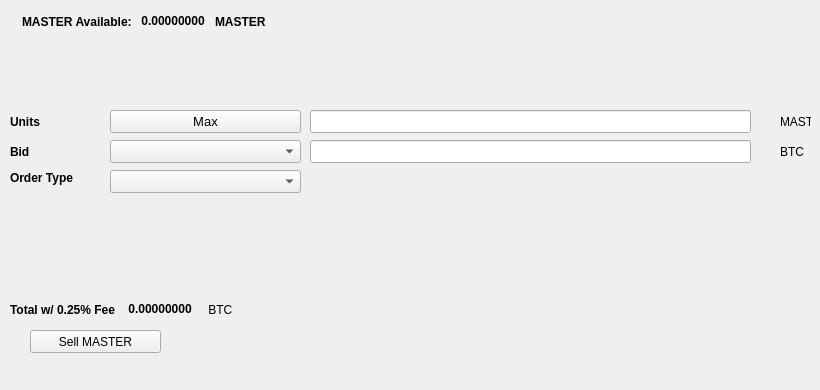
   <widget class="QWidget" name="SellTab">
    <attribute name="title">
     <string>Sell</string>
    </attribute>
    <widget class="QLabel" name="label_16">
     <property name="geometry">
      <rect>
       <x>780</x>
       <y>140</y>
       <width>31</width>
       <height>23</height>
      </rect>
     </property>
     <property name="text">
      <string>BTC</string>
     </property>
    </widget>
    <widget class="QComboBox" name="SellBidcomboBox">
     <property name="geometry">
      <rect>
       <x>110</x>
       <y>140</y>
       <width>191</width>
       <height>23</height>
      </rect>
     </property>
     <property name="font">
      <font>
       <pointsize>10</pointsize>
      </font>
     </property>
    </widget>
    <widget class="QLabel" name="label_18">
     <property name="geometry">
      <rect>
       <x>10</x>
       <y>110</y>
       <width>46</width>
       <height>23</height>
      </rect>
     </property>
     <property name="font">
      <font>
       <weight>75</weight>
       <bold>true</bold>
      </font>
     </property>
     <property name="text">
      <string>Units</string>
     </property>
    </widget>
    <widget class="QPushButton" name="Sell_Max_Amount">
     <property name="geometry">
      <rect>
       <x>110</x>
       <y>110</y>
       <width>191</width>
       <height>23</height>
      </rect>
     </property>
     <property name="font">
      <font>
       <pointsize>10</pointsize>
      </font>
     </property>
     <property name="text">
      <string>Max</string>
     </property>
    </widget>
    <widget class="QLabel" name="label_20">
     <property name="geometry">
      <rect>
       <x>10</x>
       <y>170</y>
       <width>91</width>
       <height>16</height>
      </rect>
     </property>
     <property name="font">
      <font>
       <weight>75</weight>
       <bold>true</bold>
      </font>
     </property>
     <property name="text">
      <string>Order Type</string>
     </property>
    </widget>
    <widget class="QComboBox" name="SellOrdertypeCombo">
     <property name="geometry">
      <rect>
       <x>110</x>
       <y>170</y>
       <width>191</width>
       <height>23</height>
      </rect>
     </property>
     <property name="font">
      <font>
       <pointsize>10</pointsize>
      </font>
     </property>
    </widget>
    <widget class="QLabel" name="label_21">
     <property name="geometry">
      <rect>
       <x>10</x>
       <y>140</y>
       <width>46</width>
       <height>23</height>
      </rect>
     </property>
     <property name="font">
      <font>
       <weight>75</weight>
       <bold>true</bold>
      </font>
     </property>
     <property name="text">
      <string>Bid</string>
     </property>
    </widget>
    <widget class="QLabel" name="label_22">
     <property name="geometry">
      <rect>
       <x>780</x>
       <y>110</y>
       <width>31</width>
       <height>23</height>
      </rect>
     </property>
     <property name="text">
      <string>MASTER</string>
     </property>
    </widget>
    <widget class="QLineEdit" name="UnitsInputMASTER">
     <property name="geometry">
      <rect>
       <x>310</x>
       <y>110</y>
       <width>441</width>
       <height>23</height>
      </rect>
     </property>
     <property name="font">
      <font>
       <pointsize>9</pointsize>
       <weight>75</weight>
       <bold>true</bold>
      </font>
     </property>
    </widget>
    <widget class="QLineEdit" name="SellBidPriceEdit">
     <property name="geometry">
      <rect>
       <x>310</x>
       <y>140</y>
       <width>441</width>
       <height>23</height>
      </rect>
     </property>
     <property name="font">
      <font>
       <pointsize>9</pointsize>
       <weight>75</weight>
       <bold>true</bold>
      </font>
     </property>
    </widget>
    <widget class="QPushButton" name="SellMASTERBTN">
     <property name="geometry">
      <rect>
       <x>30</x>
       <y>330</y>
       <width>131</width>
       <height>23</height>
      </rect>
     </property>
     <property name="text">
      <string>Sell MASTER</string>
     </property>
     <property name="icon">
      <iconset resource="../masterstake">
       <normaloff>:/icons/bitcoin</normaloff>:/icons/bitcoin</iconset>
     </property>
    </widget>
    <widget class="QWidget" name="layoutWidget3">
     <property name="geometry">
      <rect>
       <x>22</x>
       <y>12</y>
       <width>258</width>
       <height>19</height>
      </rect>
     </property>
     <layout class="QHBoxLayout" name="horizontalLayout">
      <item>
       <widget class="QLabel" name="label232_2">
        <property name="font">
         <font>
          <weight>75</weight>
          <bold>true</bold>
         </font>
        </property>
        <property name="text">
         <string>MASTER Available:</string>
        </property>
       </widget>
      </item>
      <item>
       <widget class="QLabel" name="MASTERAvailableLabel">
        <property name="palette">
         <palette>
          <active>
           <colorrole role="WindowText">
            <brush brushstyle="SolidPattern">
             <color alpha="255">
              <red>0</red>
              <green>0</green>
              <blue>0</blue>
             </color>
            </brush>
           </colorrole>
           <colorrole role="Button">
            <brush brushstyle="SolidPattern">
             <color alpha="255">
              <red>0</red>
              <green>170</green>
              <blue>0</blue>
             </color>
            </brush>
           </colorrole>
           <colorrole role="Light">
            <brush brushstyle="SolidPattern">
             <color alpha="255">
              <red>0</red>
              <green>255</green>
              <blue>0</blue>
             </color>
            </brush>
           </colorrole>
           <colorrole role="Midlight">
            <brush brushstyle="SolidPattern">
             <color alpha="255">
              <red>0</red>
              <green>212</green>
              <blue>0</blue>
             </color>
            </brush>
           </colorrole>
           <colorrole role="Dark">
            <brush brushstyle="SolidPattern">
             <color alpha="255">
              <red>0</red>
              <green>85</green>
              <blue>0</blue>
             </color>
            </brush>
           </colorrole>
           <colorrole role="Mid">
            <brush brushstyle="SolidPattern">
             <color alpha="255">
              <red>0</red>
              <green>113</green>
              <blue>0</blue>
             </color>
            </brush>
           </colorrole>
           <colorrole role="Text">
            <brush brushstyle="SolidPattern">
             <color alpha="255">
              <red>0</red>
              <green>170</green>
              <blue>0</blue>
             </color>
            </brush>
           </colorrole>
           <colorrole role="BrightText">
            <brush brushstyle="SolidPattern">
             <color alpha="255">
              <red>255</red>
              <green>255</green>
              <blue>255</blue>
             </color>
            </brush>
           </colorrole>
           <colorrole role="ButtonText">
            <brush brushstyle="SolidPattern">
             <color alpha="255">
              <red>0</red>
              <green>0</green>
              <blue>0</blue>
             </color>
            </brush>
           </colorrole>
           <colorrole role="Base">
            <brush brushstyle="SolidPattern">
             <color alpha="255">
              <red>255</red>
              <green>255</green>
              <blue>255</blue>
             </color>
            </brush>
           </colorrole>
           <colorrole role="Window">
            <brush brushstyle="SolidPattern">
             <color alpha="255">
              <red>0</red>
              <green>170</green>
              <blue>0</blue>
             </color>
            </brush>
           </colorrole>
           <colorrole role="Shadow">
            <brush brushstyle="SolidPattern">
             <color alpha="255">
              <red>0</red>
              <green>0</green>
              <blue>0</blue>
             </color>
            </brush>
           </colorrole>
           <colorrole role="AlternateBase">
            <brush brushstyle="SolidPattern">
             <color alpha="255">
              <red>127</red>
              <green>212</green>
              <blue>127</blue>
             </color>
            </brush>
           </colorrole>
           <colorrole role="ToolTipBase">
            <brush brushstyle="SolidPattern">
             <color alpha="255">
              <red>255</red>
              <green>255</green>
              <blue>220</blue>
             </color>
            </brush>
           </colorrole>
           <colorrole role="ToolTipText">
            <brush brushstyle="SolidPattern">
             <color alpha="255">
              <red>0</red>
              <green>0</green>
              <blue>0</blue>
             </color>
            </brush>
           </colorrole>
          </active>
          <inactive>
           <colorrole role="WindowText">
            <brush brushstyle="SolidPattern">
             <color alpha="255">
              <red>0</red>
              <green>0</green>
              <blue>0</blue>
             </color>
            </brush>
           </colorrole>
           <colorrole role="Button">
            <brush brushstyle="SolidPattern">
             <color alpha="255">
              <red>0</red>
              <green>170</green>
              <blue>0</blue>
             </color>
            </brush>
           </colorrole>
           <colorrole role="Light">
            <brush brushstyle="SolidPattern">
             <color alpha="255">
              <red>0</red>
              <green>255</green>
              <blue>0</blue>
             </color>
            </brush>
           </colorrole>
           <colorrole role="Midlight">
            <brush brushstyle="SolidPattern">
             <color alpha="255">
              <red>0</red>
              <green>212</green>
              <blue>0</blue>
             </color>
            </brush>
           </colorrole>
           <colorrole role="Dark">
            <brush brushstyle="SolidPattern">
             <color alpha="255">
              <red>0</red>
              <green>85</green>
              <blue>0</blue>
             </color>
            </brush>
           </colorrole>
           <colorrole role="Mid">
            <brush brushstyle="SolidPattern">
             <color alpha="255">
              <red>0</red>
              <green>113</green>
              <blue>0</blue>
             </color>
            </brush>
           </colorrole>
           <colorrole role="Text">
            <brush brushstyle="SolidPattern">
             <color alpha="255">
              <red>0</red>
              <green>170</green>
              <blue>0</blue>
             </color>
            </brush>
           </colorrole>
           <colorrole role="BrightText">
            <brush brushstyle="SolidPattern">
             <color alpha="255">
              <red>255</red>
              <green>255</green>
              <blue>255</blue>
             </color>
            </brush>
           </colorrole>
           <colorrole role="ButtonText">
            <brush brushstyle="SolidPattern">
             <color alpha="255">
              <red>0</red>
              <green>0</green>
              <blue>0</blue>
             </color>
            </brush>
           </colorrole>
           <colorrole role="Base">
            <brush brushstyle="SolidPattern">
             <color alpha="255">
              <red>255</red>
              <green>255</green>
              <blue>255</blue>
             </color>
            </brush>
           </colorrole>
           <colorrole role="Window">
            <brush brushstyle="SolidPattern">
             <color alpha="255">
              <red>0</red>
              <green>170</green>
              <blue>0</blue>
             </color>
            </brush>
           </colorrole>
           <colorrole role="Shadow">
            <brush brushstyle="SolidPattern">
             <color alpha="255">
              <red>0</red>
              <green>0</green>
              <blue>0</blue>
             </color>
            </brush>
           </colorrole>
           <colorrole role="AlternateBase">
            <brush brushstyle="SolidPattern">
             <color alpha="255">
              <red>127</red>
              <green>212</green>
              <blue>127</blue>
             </color>
            </brush>
           </colorrole>
           <colorrole role="ToolTipBase">
            <brush brushstyle="SolidPattern">
             <color alpha="255">
              <red>255</red>
              <green>255</green>
              <blue>220</blue>
             </color>
            </brush>
           </colorrole>
           <colorrole role="ToolTipText">
            <brush brushstyle="SolidPattern">
             <color alpha="255">
              <red>0</red>
              <green>0</green>
              <blue>0</blue>
             </color>
            </brush>
           </colorrole>
          </inactive>
          <disabled>
           <colorrole role="WindowText">
            <brush brushstyle="SolidPattern">
             <color alpha="255">
              <red>0</red>
              <green>85</green>
              <blue>0</blue>
             </color>
            </brush>
           </colorrole>
           <colorrole role="Button">
            <brush brushstyle="SolidPattern">
             <color alpha="255">
              <red>0</red>
              <green>170</green>
              <blue>0</blue>
             </color>
            </brush>
           </colorrole>
           <colorrole role="Light">
            <brush brushstyle="SolidPattern">
             <color alpha="255">
              <red>0</red>
              <green>255</green>
              <blue>0</blue>
             </color>
            </brush>
           </colorrole>
           <colorrole role="Midlight">
            <brush brushstyle="SolidPattern">
             <color alpha="255">
              <red>0</red>
              <green>212</green>
              <blue>0</blue>
             </color>
            </brush>
           </colorrole>
           <colorrole role="Dark">
            <brush brushstyle="SolidPattern">
             <color alpha="255">
              <red>0</red>
              <green>85</green>
              <blue>0</blue>
             </color>
            </brush>
           </colorrole>
           <colorrole role="Mid">
            <brush brushstyle="SolidPattern">
             <color alpha="255">
              <red>0</red>
              <green>113</green>
              <blue>0</blue>
             </color>
            </brush>
           </colorrole>
           <colorrole role="Text">
            <brush brushstyle="SolidPattern">
             <color alpha="255">
              <red>0</red>
              <green>85</green>
              <blue>0</blue>
             </color>
            </brush>
           </colorrole>
           <colorrole role="BrightText">
            <brush brushstyle="SolidPattern">
             <color alpha="255">
              <red>255</red>
              <green>255</green>
              <blue>255</blue>
             </color>
            </brush>
           </colorrole>
           <colorrole role="ButtonText">
            <brush brushstyle="SolidPattern">
             <color alpha="255">
              <red>0</red>
              <green>85</green>
              <blue>0</blue>
             </color>
            </brush>
           </colorrole>
           <colorrole role="Base">
            <brush brushstyle="SolidPattern">
             <color alpha="255">
              <red>0</red>
              <green>170</green>
              <blue>0</blue>
             </color>
            </brush>
           </colorrole>
           <colorrole role="Window">
            <brush brushstyle="SolidPattern">
             <color alpha="255">
              <red>0</red>
              <green>170</green>
              <blue>0</blue>
             </color>
            </brush>
           </colorrole>
           <colorrole role="Shadow">
            <brush brushstyle="SolidPattern">
             <color alpha="255">
              <red>0</red>
              <green>0</green>
              <blue>0</blue>
             </color>
            </brush>
           </colorrole>
           <colorrole role="AlternateBase">
            <brush brushstyle="SolidPattern">
             <color alpha="255">
              <red>0</red>
              <green>170</green>
              <blue>0</blue>
             </color>
            </brush>
           </colorrole>
           <colorrole role="ToolTipBase">
            <brush brushstyle="SolidPattern">
             <color alpha="255">
              <red>255</red>
              <green>255</green>
              <blue>220</blue>
             </color>
            </brush>
           </colorrole>
           <colorrole role="ToolTipText">
            <brush brushstyle="SolidPattern">
             <color alpha="255">
              <red>0</red>
              <green>0</green>
              <blue>0</blue>
             </color>
            </brush>
           </colorrole>
          </disabled>
         </palette>
        </property>
        <property name="font">
         <font>
          <weight>75</weight>
          <bold>true</bold>
         </font>
        </property>
        <property name="text">
         <string> 0.00000000 </string>
        </property>
        <property name="textInteractionFlags">
         <set>Qt::LinksAccessibleByMouse|Qt::TextSelectableByKeyboard|Qt::TextSelectableByMouse</set>
        </property>
       </widget>
      </item>
      <item>
       <widget class="QLabel" name="labelMASTER">
        <property name="font">
         <font>
          <weight>75</weight>
          <bold>true</bold>
         </font>
        </property>
        <property name="text">
         <string>MASTER</string>
        </property>
       </widget>
      </item>
     </layout>
    </widget>
    <widget class="QWidget" name="layoutWidget">
     <property name="geometry">
      <rect>
       <x>10</x>
       <y>300</y>
       <width>268</width>
       <height>19</height>
      </rect>
     </property>
     <layout class="QHBoxLayout" name="horizontalLayout_2">
      <item>
       <widget class="QLabel" name="label_19">
        <property name="font">
         <font>
          <weight>75</weight>
          <bold>true</bold>
         </font>
        </property>
        <property name="text">
         <string>Total w/ 0.25% Fee </string>
        </property>
       </widget>
      </item>
      <item>
       <widget class="QLabel" name="SellCostLabel">
        <property name="palette">
         <palette>
          <active>
           <colorrole role="WindowText">
            <brush brushstyle="SolidPattern">
             <color alpha="255">
              <red>0</red>
              <green>0</green>
              <blue>0</blue>
             </color>
            </brush>
           </colorrole>
           <colorrole role="Button">
            <brush brushstyle="SolidPattern">
             <color alpha="255">
              <red>0</red>
              <green>170</green>
              <blue>0</blue>
             </color>
            </brush>
           </colorrole>
           <colorrole role="Light">
            <brush brushstyle="SolidPattern">
             <color alpha="255">
              <red>0</red>
              <green>255</green>
              <blue>0</blue>
             </color>
            </brush>
           </colorrole>
           <colorrole role="Midlight">
            <brush brushstyle="SolidPattern">
             <color alpha="255">
              <red>0</red>
              <green>212</green>
              <blue>0</blue>
             </color>
            </brush>
           </colorrole>
           <colorrole role="Dark">
            <brush brushstyle="SolidPattern">
             <color alpha="255">
              <red>0</red>
              <green>85</green>
              <blue>0</blue>
             </color>
            </brush>
           </colorrole>
           <colorrole role="Mid">
            <brush brushstyle="SolidPattern">
             <color alpha="255">
              <red>0</red>
              <green>113</green>
              <blue>0</blue>
             </color>
            </brush>
           </colorrole>
           <colorrole role="Text">
            <brush brushstyle="SolidPattern">
             <color alpha="255">
              <red>0</red>
              <green>170</green>
              <blue>0</blue>
             </color>
            </brush>
           </colorrole>
           <colorrole role="BrightText">
            <brush brushstyle="SolidPattern">
             <color alpha="255">
              <red>255</red>
              <green>255</green>
              <blue>255</blue>
             </color>
            </brush>
           </colorrole>
           <colorrole role="ButtonText">
            <brush brushstyle="SolidPattern">
             <color alpha="255">
              <red>0</red>
              <green>0</green>
              <blue>0</blue>
             </color>
            </brush>
           </colorrole>
           <colorrole role="Base">
            <brush brushstyle="SolidPattern">
             <color alpha="255">
              <red>255</red>
              <green>255</green>
              <blue>255</blue>
             </color>
            </brush>
           </colorrole>
           <colorrole role="Window">
            <brush brushstyle="SolidPattern">
             <color alpha="255">
              <red>0</red>
              <green>170</green>
              <blue>0</blue>
             </color>
            </brush>
           </colorrole>
           <colorrole role="Shadow">
            <brush brushstyle="SolidPattern">
             <color alpha="255">
              <red>0</red>
              <green>0</green>
              <blue>0</blue>
             </color>
            </brush>
           </colorrole>
           <colorrole role="AlternateBase">
            <brush brushstyle="SolidPattern">
             <color alpha="255">
              <red>127</red>
              <green>212</green>
              <blue>127</blue>
             </color>
            </brush>
           </colorrole>
           <colorrole role="ToolTipBase">
            <brush brushstyle="SolidPattern">
             <color alpha="255">
              <red>255</red>
              <green>255</green>
              <blue>220</blue>
             </color>
            </brush>
           </colorrole>
           <colorrole role="ToolTipText">
            <brush brushstyle="SolidPattern">
             <color alpha="255">
              <red>0</red>
              <green>0</green>
              <blue>0</blue>
             </color>
            </brush>
           </colorrole>
          </active>
          <inactive>
           <colorrole role="WindowText">
            <brush brushstyle="SolidPattern">
             <color alpha="255">
              <red>0</red>
              <green>0</green>
              <blue>0</blue>
             </color>
            </brush>
           </colorrole>
           <colorrole role="Button">
            <brush brushstyle="SolidPattern">
             <color alpha="255">
              <red>0</red>
              <green>170</green>
              <blue>0</blue>
             </color>
            </brush>
           </colorrole>
           <colorrole role="Light">
            <brush brushstyle="SolidPattern">
             <color alpha="255">
              <red>0</red>
              <green>255</green>
              <blue>0</blue>
             </color>
            </brush>
           </colorrole>
           <colorrole role="Midlight">
            <brush brushstyle="SolidPattern">
             <color alpha="255">
              <red>0</red>
              <green>212</green>
              <blue>0</blue>
             </color>
            </brush>
           </colorrole>
           <colorrole role="Dark">
            <brush brushstyle="SolidPattern">
             <color alpha="255">
              <red>0</red>
              <green>85</green>
              <blue>0</blue>
             </color>
            </brush>
           </colorrole>
           <colorrole role="Mid">
            <brush brushstyle="SolidPattern">
             <color alpha="255">
              <red>0</red>
              <green>113</green>
              <blue>0</blue>
             </color>
            </brush>
           </colorrole>
           <colorrole role="Text">
            <brush brushstyle="SolidPattern">
             <color alpha="255">
              <red>0</red>
              <green>170</green>
              <blue>0</blue>
             </color>
            </brush>
           </colorrole>
           <colorrole role="BrightText">
            <brush brushstyle="SolidPattern">
             <color alpha="255">
              <red>255</red>
              <green>255</green>
              <blue>255</blue>
             </color>
            </brush>
           </colorrole>
           <colorrole role="ButtonText">
            <brush brushstyle="SolidPattern">
             <color alpha="255">
              <red>0</red>
              <green>0</green>
              <blue>0</blue>
             </color>
            </brush>
           </colorrole>
           <colorrole role="Base">
            <brush brushstyle="SolidPattern">
             <color alpha="255">
              <red>255</red>
              <green>255</green>
              <blue>255</blue>
             </color>
            </brush>
           </colorrole>
           <colorrole role="Window">
            <brush brushstyle="SolidPattern">
             <color alpha="255">
              <red>0</red>
              <green>170</green>
              <blue>0</blue>
             </color>
            </brush>
           </colorrole>
           <colorrole role="Shadow">
            <brush brushstyle="SolidPattern">
             <color alpha="255">
              <red>0</red>
              <green>0</green>
              <blue>0</blue>
             </color>
            </brush>
           </colorrole>
           <colorrole role="AlternateBase">
            <brush brushstyle="SolidPattern">
             <color alpha="255">
              <red>127</red>
              <green>212</green>
              <blue>127</blue>
             </color>
            </brush>
           </colorrole>
           <colorrole role="ToolTipBase">
            <brush brushstyle="SolidPattern">
             <color alpha="255">
              <red>255</red>
              <green>255</green>
              <blue>220</blue>
             </color>
            </brush>
           </colorrole>
           <colorrole role="ToolTipText">
            <brush brushstyle="SolidPattern">
             <color alpha="255">
              <red>0</red>
              <green>0</green>
              <blue>0</blue>
             </color>
            </brush>
           </colorrole>
          </inactive>
          <disabled>
           <colorrole role="WindowText">
            <brush brushstyle="SolidPattern">
             <color alpha="255">
              <red>0</red>
              <green>85</green>
              <blue>0</blue>
             </color>
            </brush>
           </colorrole>
           <colorrole role="Button">
            <brush brushstyle="SolidPattern">
             <color alpha="255">
              <red>0</red>
              <green>170</green>
              <blue>0</blue>
             </color>
            </brush>
           </colorrole>
           <colorrole role="Light">
            <brush brushstyle="SolidPattern">
             <color alpha="255">
              <red>0</red>
              <green>255</green>
              <blue>0</blue>
             </color>
            </brush>
           </colorrole>
           <colorrole role="Midlight">
            <brush brushstyle="SolidPattern">
             <color alpha="255">
              <red>0</red>
              <green>212</green>
              <blue>0</blue>
             </color>
            </brush>
           </colorrole>
           <colorrole role="Dark">
            <brush brushstyle="SolidPattern">
             <color alpha="255">
              <red>0</red>
              <green>85</green>
              <blue>0</blue>
             </color>
            </brush>
           </colorrole>
           <colorrole role="Mid">
            <brush brushstyle="SolidPattern">
             <color alpha="255">
              <red>0</red>
              <green>113</green>
              <blue>0</blue>
             </color>
            </brush>
           </colorrole>
           <colorrole role="Text">
            <brush brushstyle="SolidPattern">
             <color alpha="255">
              <red>0</red>
              <green>85</green>
              <blue>0</blue>
             </color>
            </brush>
           </colorrole>
           <colorrole role="BrightText">
            <brush brushstyle="SolidPattern">
             <color alpha="255">
              <red>255</red>
              <green>255</green>
              <blue>255</blue>
             </color>
            </brush>
           </colorrole>
           <colorrole role="ButtonText">
            <brush brushstyle="SolidPattern">
             <color alpha="255">
              <red>0</red>
              <green>85</green>
              <blue>0</blue>
             </color>
            </brush>
           </colorrole>
           <colorrole role="Base">
            <brush brushstyle="SolidPattern">
             <color alpha="255">
              <red>0</red>
              <green>170</green>
              <blue>0</blue>
             </color>
            </brush>
           </colorrole>
           <colorrole role="Window">
            <brush brushstyle="SolidPattern">
             <color alpha="255">
              <red>0</red>
              <green>170</green>
              <blue>0</blue>
             </color>
            </brush>
           </colorrole>
           <colorrole role="Shadow">
            <brush brushstyle="SolidPattern">
             <color alpha="255">
              <red>0</red>
              <green>0</green>
              <blue>0</blue>
             </color>
            </brush>
           </colorrole>
           <colorrole role="AlternateBase">
            <brush brushstyle="SolidPattern">
             <color alpha="255">
              <red>0</red>
              <green>170</green>
              <blue>0</blue>
             </color>
            </brush>
           </colorrole>
           <colorrole role="ToolTipBase">
            <brush brushstyle="SolidPattern">
             <color alpha="255">
              <red>255</red>
              <green>255</green>
              <blue>220</blue>
             </color>
            </brush>
           </colorrole>
           <colorrole role="ToolTipText">
            <brush brushstyle="SolidPattern">
             <color alpha="255">
              <red>0</red>
              <green>0</green>
              <blue>0</blue>
             </color>
            </brush>
           </colorrole>
          </disabled>
         </palette>
        </property>
        <property name="font">
         <font>
          <weight>75</weight>
          <bold>true</bold>
         </font>
        </property>
        <property name="autoFillBackground">
         <bool>false</bool>
        </property>
        <property name="text">
         <string> 0.00000000</string>
        </property>
        <property name="textInteractionFlags">
         <set>Qt::LinksAccessibleByMouse|Qt::TextSelectableByMouse</set>
        </property>
       </widget>
      </item>
      <item>
       <widget class="QLabel" name="label_17">
        <property name="font">
         <font>
          <weight>50</weight>
          <bold>false</bold>
         </font>
        </property>
        <property name="text">
         <string> BTC</string>
        </property>
       </widget>
      </item>
     </layout>
    </widget>
    <widget class="QLabel" name="label_23">
     <property name="geometry">
      <rect>
       <x>460</x>
       <y>300</y>
       <width>281</width>
       <height>81</height>
      </rect>
     </property>
     <property name="text">
      <string/>
     </property>
     <property name="pixmap">
      <pixmap>:/images/bittrex</pixmap>
     </property>
    </widget>
   </widget>
